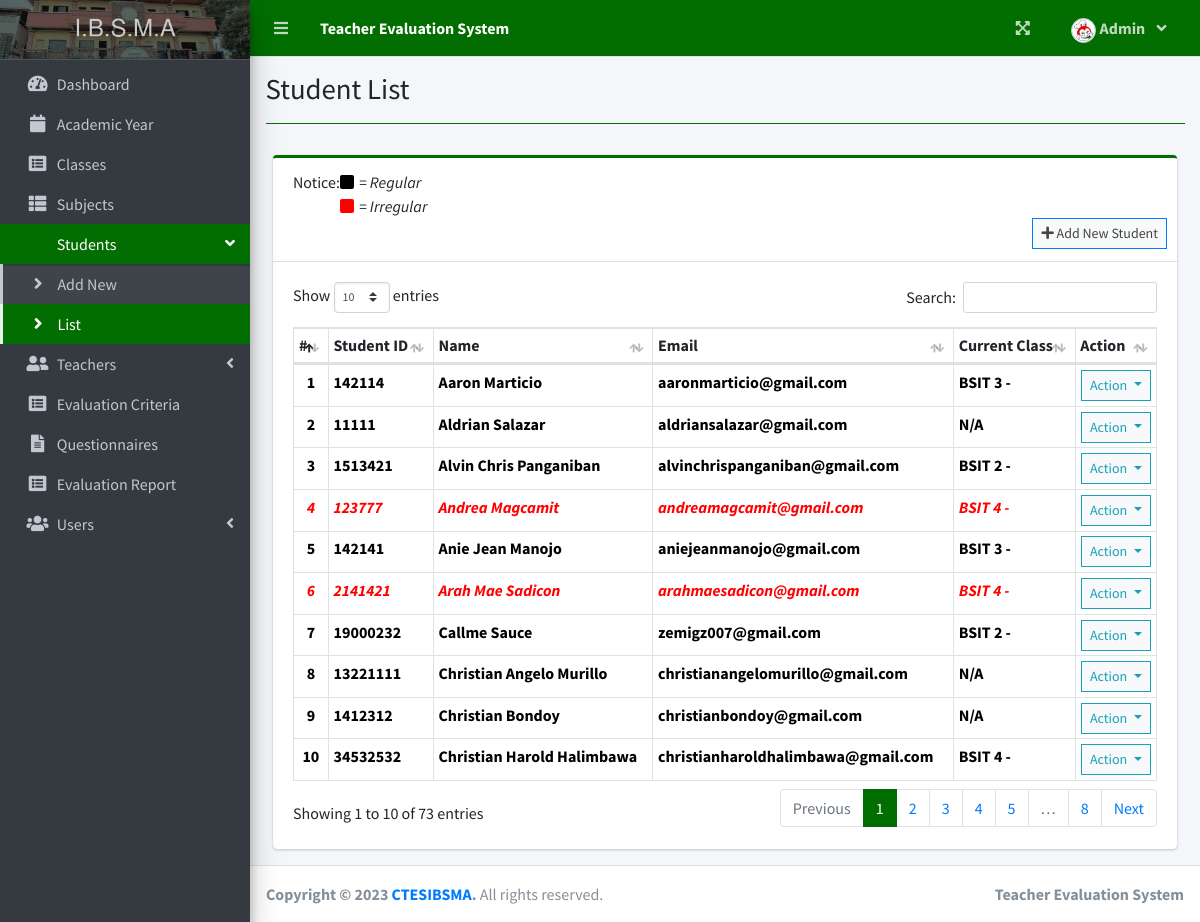
/index.php?page=student_list (signed in), run on the app's committed database.
### tables this page shows
CREATE TABLE `student_list` (
  `id` int(30) NOT NULL,
  `school_id` varchar(100) NOT NULL,
  `firstname` varchar(200) NOT NULL,
  `lastname` varchar(200) NOT NULL,
  `email` varchar(200) NOT NULL,
  `password` text NOT NULL,
  `class_id` int(30) NOT NULL,
  `avatar` text NOT NULL DEFAULT 'no-image-available.png',
  `date_created` datetime NOT NULL DEFAULT current_timestamp(),
  `Status` varchar(255) DEFAULT NULL
);

### admin/student_list.php (the view, shortened to what this page needs)
<?php include'db_connect.php' ?>
<div class="col-lg-12">
	<div class="card card-outline card-success">
		 <div class="card-header">
			<div class="notice01">
			Notice:<i>
            <div class="box">
          <div class="color-black"></div>
         <div style="margin-left: 5px;"> = Regular</div>
         </div>
            <div class="box">
         <div class="color-red"></div>
         <div style="margin-left: 5px;"> = Irregular</div>
          </div> </i>
		 </div>
			<div class="card-tools">
				<a class="btn btn-block btn-sm btn-default btn-flat border-primary" href="./index.php?page=new_student"><i class="fa fa-plus"></i> Add New Student</a>
			</div>
		</div>
		<div class="card-body">
			<table class="table table-hover table-bordered table-sm" id="list">
				<thead>
					<tr>
						<th class="text-center">#</th>
						<th>Student ID</th>
						<th>Name</th>
						<th>Email</th>
						<th>Current Class</th>
						<th>Action</th>
					</tr>
				</thead>
				<tbody>
					<?php
					$i = 1;
					$class= array();
					$classes = $conn->query("SELECT id,concat(curriculum,' ',level,' - ',section) as `class` FROM class_list");
					while($row=$classes->fetch_assoc()){
						$class[$row['id']] = $row['class'];
					}
					$qry = $conn->query("SELECT *,concat(firstname,' ',lastname) as name FROM student_list order by concat(firstname,' ',lastname) asc");
					while($row= $qry->fetch_assoc()):
					?>
					<tr <?php
						if ($row['Status'] != 'Regular' && $row['Status'] != null) {
							echo "style='color: var(--red);font-style:italic;' title='Irregular student'"; }
							else  {
								echo "style='color: var(--black);font-style:;' title='Regular student'";
							}?>>		   					       <th class="text-center"><?php echo $i++ ?></th>
						<td><b><?php echo $row['school_id'] ?></b></td>
						<td
						><b><?php echo ucwords($row['name']) ?></b></td>
						<td><b><?php echo $row['email'] ?></b></td>
						<td><b><?php echo isset($class[$row['class_id']]) ? $class[$row['class_id']] : "N/A" ?></b></td>
						<td class="text-center">
							<button type="button" class="btn btn-default btn-sm btn-flat border-info wave-effect text-info dropdown-toggle" data-toggle="dropdown" aria-expanded="true">
		                      Action
		                    </button>
						</td>
					</tr>
				<?php endwhile; ?>
				</tbody>
			</table>
		</div>
	</div>
</div>

### index.php (style rules this page uses)
.card-outline { border-color: #026e02 !important; }

### admin/student_list.php (style rules this page uses)
:root { --red:red; --black:black; }
.color-red { width: 14px; height: 14px; background-color: var(--red); border-radius: 2px; }
.box { display: flex; align-items: center; }
.color-black { width: 14px; height: 14px; background-color: var(--black); border-radius: 2px; }
.notice01 { display: flex; }

### data on the page
student_list: school "142114", name "Aaron Marticio", email "aaronmarticio@gmail.com", class "BSIT 3 -"
student_list: school "11111", name "Aldrian Salazar", email "aldriansalazar@gmail.com", class_id "N/A"
student_list: school "1513421", name "Alvin Chris Panganiban", email "alvinchrispanganiban@gmail.com", class "BSIT 2 -"
student_list: school "123777", name "Andrea Magcamit", email "andreamagcamit@gmail.com", class "BSIT 4 -"
student_list: school "142141", name "Anie Jean Manojo", email "aniejeanmanojo@gmail.com", class "BSIT 3 -"
student_list: school "2141421", name "Arah Mae Sadicon", email "arahmaesadicon@gmail.com", class "BSIT 4 -"
student_list: school "19000232", name "Callme Sauce", email "zemigz007@gmail.com", class "BSIT 2 -"
student_list: school "13221111", name "Christian Angelo Murillo", email "christianangelomurillo@gmail.com", class_id "N/A"
student_list: school "1412312", name "Christian Bondoy", email "christianbondoy@gmail.com", class_id "N/A"
student_list: school "34532532", name "Christian Harold Halimbawa", email "christianharoldhalimbawa@gmail.com", class "BSIT 4 -"

### other printed values
$_SESSION['system']['name'] "Teacher Evaluation System"
$_SESSION['login_firstname'] "Admin"
$title "Student List"
